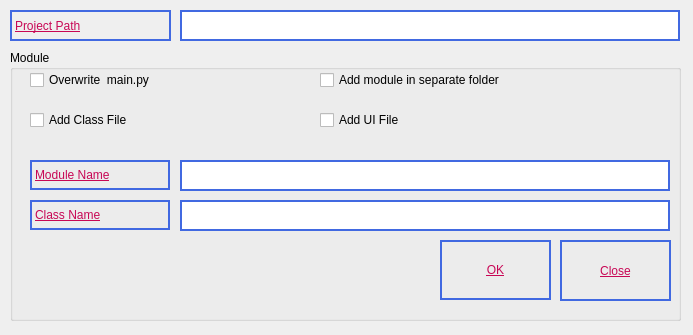
<?xml version="1.0" encoding="UTF-8"?>
<ui version="4.0">
 <class>MainWindow</class>
 <widget class="QMainWindow" name="MainWindow">
  <property name="geometry">
   <rect>
    <x>0</x>
    <y>0</y>
    <width>693</width>
    <height>335</height>
   </rect>
  </property>
  <property name="windowTitle">
   <string>MainWindow</string>
  </property>
  <widget class="QWidget" name="centralwidget">
   <widget class="QLabel" name="lab">
    <property name="geometry">
     <rect>
      <x>10</x>
      <y>10</y>
      <width>161</width>
      <height>31</height>
     </rect>
    </property>
    <property name="styleSheet">
     <string notr="true">font: 75 italic 12pt &quot;Calibri&quot;;
text-decoration: underline;
color: rgb(200, 7, 85);
border:2px solid royalblue</string>
    </property>
    <property name="text">
     <string>Project Path</string>
    </property>
   </widget>
   <widget class="QLineEdit" name="txtProjectPath">
    <property name="geometry">
     <rect>
      <x>180</x>
      <y>10</y>
      <width>500</width>
      <height>31</height>
     </rect>
    </property>
    <property name="styleSheet">
     <string notr="true">font: 75 italic 12pt &quot;Calibri&quot;;
text-decoration: underline;
color: rgb(200, 7, 85);
border:2px solid royalblue</string>
    </property>
   </widget>
   <widget class="QGroupBox" name="groupBox">
    <property name="geometry">
     <rect>
      <x>10</x>
      <y>50</y>
      <width>671</width>
      <height>271</height>
     </rect>
    </property>
    <property name="title">
     <string>Module </string>
    </property>
    <widget class="QCheckBox" name="chkSMoverwriteMain">
     <property name="geometry">
      <rect>
       <x>20</x>
       <y>20</y>
       <width>211</width>
       <height>20</height>
      </rect>
     </property>
     <property name="styleSheet">
      <string notr="true">font: 10pt &quot;MS Shell Dlg 2&quot;;</string>
     </property>
     <property name="text">
      <string>Overwrite  main.py </string>
     </property>
    </widget>
    <widget class="QCheckBox" name="chkSMaddModuleInSeprateFolder">
     <property name="geometry">
      <rect>
       <x>310</x>
       <y>20</y>
       <width>291</width>
       <height>20</height>
      </rect>
     </property>
     <property name="styleSheet">
      <string notr="true">font: 10pt &quot;MS Shell Dlg 2&quot;;</string>
     </property>
     <property name="text">
      <string>Add module in separate folder </string>
     </property>
    </widget>
    <widget class="QCheckBox" name="chkSMaddClassFile">
     <property name="geometry">
      <rect>
       <x>20</x>
       <y>60</y>
       <width>181</width>
       <height>20</height>
      </rect>
     </property>
     <property name="styleSheet">
      <string notr="true">font: 10pt &quot;MS Shell Dlg 2&quot;;</string>
     </property>
     <property name="text">
      <string>Add Class File</string>
     </property>
    </widget>
    <widget class="QLabel" name="lab_2">
     <property name="geometry">
      <rect>
       <x>20</x>
       <y>110</y>
       <width>140</width>
       <height>30</height>
      </rect>
     </property>
     <property name="styleSheet">
      <string notr="true">font: 75 italic 12pt &quot;Calibri&quot;;
text-decoration: underline;
color: rgb(200, 7, 85);
border:2px solid royalblue</string>
     </property>
     <property name="text">
      <string>Module Name</string>
     </property>
    </widget>
    <widget class="QLineEdit" name="txtSMmoduleName">
     <property name="geometry">
      <rect>
       <x>170</x>
       <y>110</y>
       <width>490</width>
       <height>31</height>
      </rect>
     </property>
     <property name="styleSheet">
      <string notr="true">font: 75 italic 12pt &quot;Calibri&quot;;
text-decoration: underline;
color: rgb(200, 7, 85);
border:2px solid royalblue</string>
     </property>
    </widget>
    <widget class="QLabel" name="lab_3">
     <property name="geometry">
      <rect>
       <x>20</x>
       <y>150</y>
       <width>140</width>
       <height>30</height>
      </rect>
     </property>
     <property name="styleSheet">
      <string notr="true">font: 75 italic 12pt &quot;Calibri&quot;;
text-decoration: underline;
color: rgb(200, 7, 85);
border:2px solid royalblue</string>
     </property>
     <property name="text">
      <string>Class Name</string>
     </property>
    </widget>
    <widget class="QLineEdit" name="txtSMclassName">
     <property name="geometry">
      <rect>
       <x>170</x>
       <y>150</y>
       <width>490</width>
       <height>31</height>
      </rect>
     </property>
     <property name="styleSheet">
      <string notr="true">font: 75 italic 12pt &quot;Calibri&quot;;
text-decoration: underline;
color: rgb(200, 7, 85);
border:2px solid royalblue</string>
     </property>
    </widget>
    <widget class="QPushButton" name="btnSMok">
     <property name="geometry">
      <rect>
       <x>430</x>
       <y>190</y>
       <width>111</width>
       <height>60</height>
      </rect>
     </property>
     <property name="styleSheet">
      <string notr="true">font: 75 italic 12pt &quot;Calibri&quot;;
text-decoration: underline;
color: rgb(200, 7, 85);
border:2px solid royalblue</string>
     </property>
     <property name="text">
      <string>OK</string>
     </property>
    </widget>
    <widget class="QPushButton" name="btn">
     <property name="geometry">
      <rect>
       <x>550</x>
       <y>190</y>
       <width>111</width>
       <height>61</height>
      </rect>
     </property>
     <property name="styleSheet">
      <string notr="true">font: 75 italic 12pt &quot;Calibri&quot;;
text-decoration: underline;
color: rgb(200, 7, 85);
border:2px solid royalblue</string>
     </property>
     <property name="text">
      <string>Close</string>
     </property>
    </widget>
    <widget class="QCheckBox" name="chkSMaddUIfile">
     <property name="geometry">
      <rect>
       <x>310</x>
       <y>60</y>
       <width>151</width>
       <height>20</height>
      </rect>
     </property>
     <property name="styleSheet">
      <string notr="true">font: 10pt &quot;MS Shell Dlg 2&quot;;</string>
     </property>
     <property name="text">
      <string>Add UI File</string>
     </property>
    </widget>
   </widget>
  </widget>
 </widget>
 <tabstops>
  <tabstop>txtProjectPath</tabstop>
 </tabstops>
 <resources/>
 <connections>
  <connection>
   <sender>btn</sender>
   <signal>clicked()</signal>
   <receiver>MainWindow</receiver>
   <slot>close()</slot>
   <hints>
    <hint type="sourcelabel">
     <x>618</x>
     <y>222</y>
    </hint>
    <hint type="destinationlabel">
     <x>633</x>
     <y>505</y>
    </hint>
   </hints>
  </connection>
  <connection>
   <sender>btnSMok</sender>
   <signal>clicked()</signal>
   <receiver>MainWindow</receiver>
   <slot>btnSMOkClick()</slot>
   <hints>
    <hint type="sourcelabel">
     <x>509</x>
     <y>213</y>
    </hint>
    <hint type="destinationlabel">
     <x>192</x>
     <y>509</y>
    </hint>
   </hints>
  </connection>
  <connection>
   <sender>txtSMmoduleName</sender>
   <signal>textChanged(QString)</signal>
   <receiver>MainWindow</receiver>
   <slot>txtSMmoduleNameTextChange()</slot>
   <hints>
    <hint type="sourcelabel">
     <x>265</x>
     <y>111</y>
    </hint>
    <hint type="destinationlabel">
     <x>257</x>
     <y>518</y>
    </hint>
   </hints>
  </connection>
 </connections>
 <slots>
  <slot>btnOkClick()</slot>
  <slot>btnSMOkClick()</slot>
  <slot>txtSMmoduleNameTextChange()</slot>
  <slot>txtmoduleNameTextChange()</slot>
 </slots>
</ui>
